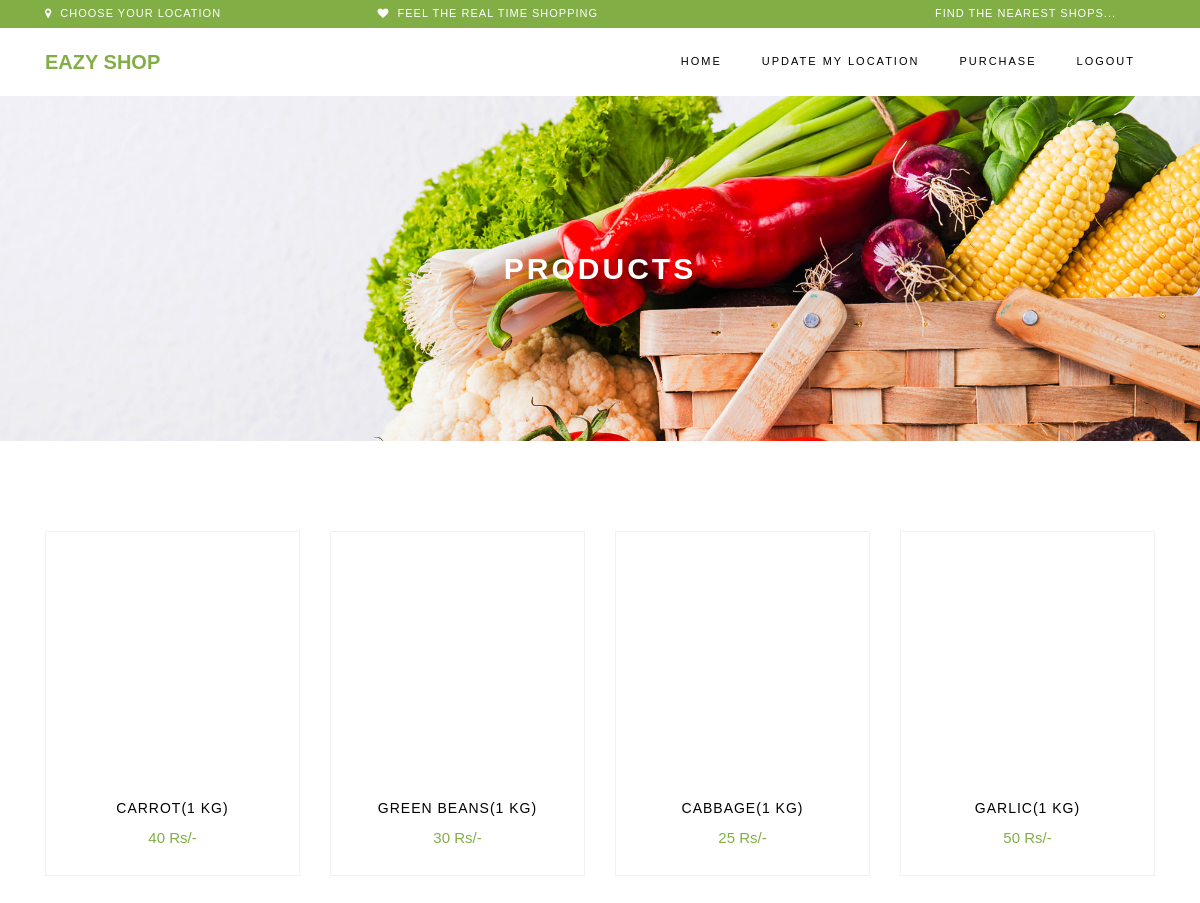
Screenshot of /user/pro.php?mid=fresh@gmail.com (signed in) with the database file from the repository.
### tables this page shows
CREATE TABLE IF NOT EXISTS `pro` (
  `id` int(11) NOT NULL AUTO_INCREMENT,
  `nme` varchar(150) NOT NULL,
  `cate` varchar(150) NOT NULL,
  `price_dt` varchar(150) NOT NULL,
  `price` varchar(150) NOT NULL,
  `ph` varchar(150) NOT NULL,
  `sid` varchar(150) NOT NULL,
  `st` int(11) NOT NULL,
  PRIMARY KEY (`id`)
);

### user/pro.php (the view, shortened to what this page needs)
<?php
include '../dbconnection.php';
$mid=$_GET['mid'];
?>
<!DOCTYPE html>
<html lang="en">
  <head>
    <link rel="stylesheet" href="../tmplate/css/open-iconic-bootstrap.min.css">
    <link rel="stylesheet" href="../tmplate/css/animate.css">
    <link rel="stylesheet" href="../tmplate/css/owl.carousel.min.css">
    <link rel="stylesheet" href="../tmplate/css/owl.theme.default.min.css">
    <link rel="stylesheet" href="../tmplate/css/magnific-popup.css">
    <link rel="stylesheet" href="../tmplate/css/aos.css">
    <link rel="stylesheet" href="../tmplate/css/ionicons.min.css">
    <link rel="stylesheet" href="../tmplate/css/bootstrap-datepicker.css">
    <link rel="stylesheet" href="../tmplate/css/jquery.timepicker.css">
    <link rel="stylesheet" href="../tmplate/css/flaticon.css">
    <link rel="stylesheet" href="../tmplate/css/icomoon.css">
    <link rel="stylesheet" href="../tmplate/css/style.css">
  </head>
  <body class="goto-here">
		<?php
                include 'menu.php';
                ?>
    <div class="hero-wrap hero-bread" style="background-image: url('../tmplate/images/bg_1.jpg');">
      <div class="container">
        <div class="row no-gutters slider-text align-items-center justify-content-center">
          <div class="col-md-9 ftco-animate text-center">
            <h1 class="mb-0 bread">Products</h1>
          </div>
        </div>
      </div>
    </div>
    <section class="ftco-section">
    	<div class="container">
    		<div class="row">
    			<?php
                                                        $sel_gal=mysqli_query($dbcon,"select * from pro where sid='$mid' ");
                                                        if(mysqli_num_rows($sel_gal)>0)
                                                        {$i=0;
                                                        ?>
                                                    <?php
                                                            while($r_gal=mysqli_fetch_row($sel_gal))
                                                            {
                                                                ?>
    			<div class="col-md-6 col-lg-3 ftco-animate">
    				<div class="product">
                                    <a href="#" class="img-prod"><img style="width: 100%;height: 250px" class="img-fluid" src="../img2/<?php echo $r_gal[5] ?>" alt="Colorlib Template">
    					</a>
    					<div class="text py-3 pb-4 px-3 text-center">
    						<h3><a href="#"><?php echo $r_gal[1] ?></a>(<?php echo $r_gal[3] ?>)</h3>
    						<div class="d-flex">
    							<div class="pricing">
		    						<p class="price"><span><?php echo $r_gal[4] ?> Rs/-</span></p>
		    					</div>
	    					</div>
    					</div>
    				</div>
    			</div>
                    <?php
                                                            }
                                                        }
                                                        ?>
    		</div>
    	</div>
    </section>
  </body>
</html>

### rows the page displays
pro: nme "CARROT", price_dt "1 KG", price "40"
pro: nme "GREEN BEANS", price_dt "1 KG", price "30"
pro: nme "CABBAGE", price_dt "1 KG", price "25"
pro: nme "GARLIC", price_dt "1 KG", price "50"

### other values shown
$h1 "EAZY SHOP"
